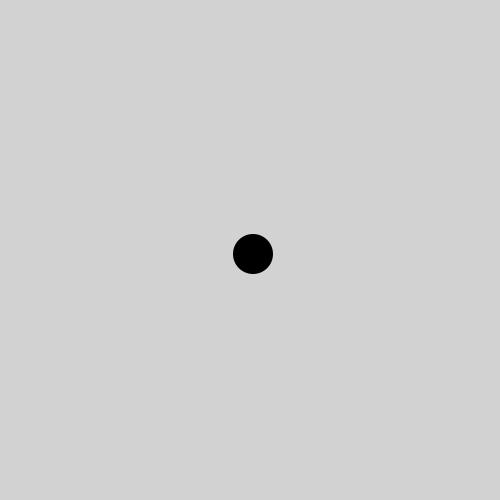
Frame 1 (no input)
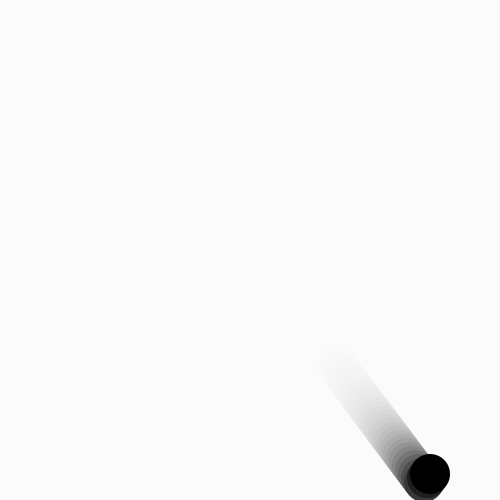
Frame 60 (the mouse pressed at the canvas centre just before this capture)
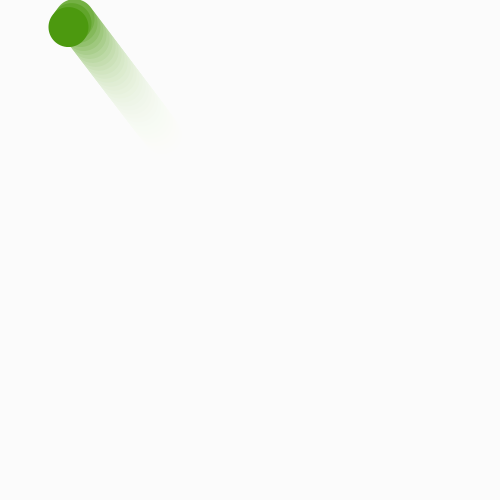
Frame 120 (the mouse held since frame 60 and released just before this capture)

The Processing sketch that drew these frames (run headless with seeded random() and noise(); from frame 60 on, the mouse is pressed at the canvas centre):

// Processing sketch: keep_speed
// ── keep_speed.pde
float x,y,dx,dy,radius;
color iro;
void setup() {
  size(500,500);
  x = width/2;
  y = height/2;
  dx = 3;
  dy = 4;
  radius = 20;
  iro = color(0);
  noStroke();
}

void draw() {
  fill(255,30);
  rect(0,0,width,height);
  x += dx;
  y += dy;
  if (x <= radius || x >= width-radius) {
    dx *= -1;
  }
  if (y <= radius || y >= height-radius) {
    dy *= -1;
  }
  fill(iro);
  ellipse(x,y,radius*2,radius*2);
}

void mousePressed() {
  x = mouseX;
  y = mouseY;
  float speed = sqrt(dx*dx + dy*dy);
  float rad = random(TWO_PI);
  dx = speed * cos(rad);
  dy = speed * sin(rad);
  colorMode(HSB,360,100,100);
  iro = color(random(360),90,60);
  colorMode(RGB,255);
}
